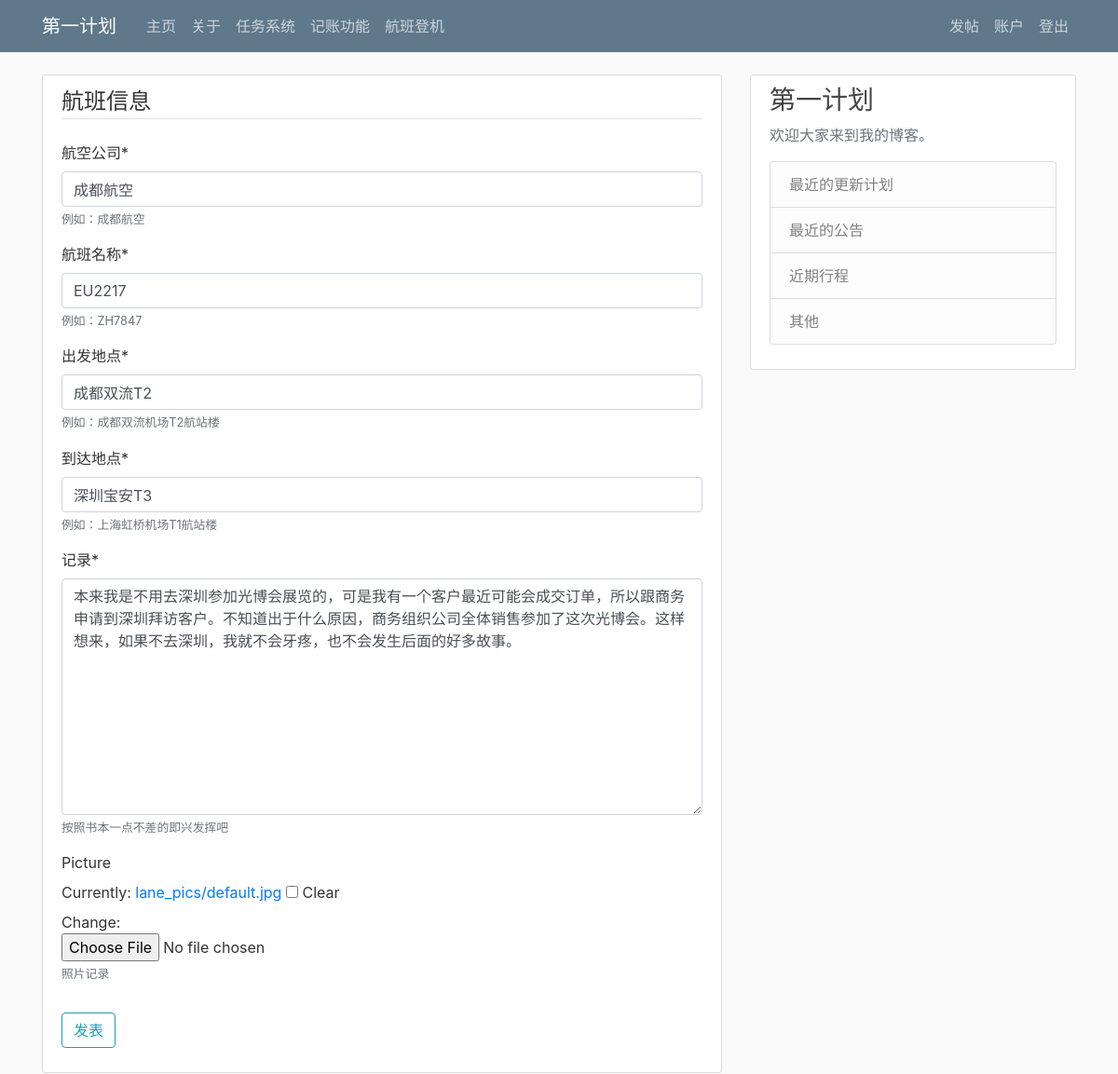
The app's page /flight/lane/34/update (signed in) with its own data.
### flight/models.py (models this page shows, shortened)
class Lane(models.Model):
    flight_name = models.CharField(max_length=20, verbose_name='航空公司', help_text='例如：成都航空')
    flight_num = models.CharField(max_length=10, verbose_name='航班名称', help_text='例如：ZH7847')
    flight_date = models.DateField(auto_now_add=True, verbose_name='航班日期')
    takeoff_time = models.DateTimeField(default=timezone.now, verbose_name='起飞时间')
    arrive_time = models.DateTimeField(default=timezone.now, verbose_name='到达时间')
    provenance = models.CharField(max_length=10, verbose_name='出发地点', help_text='例如：成都双流机场T2航站楼')
    destination = models.CharField(max_length=10, verbose_name='到达地点', help_text='例如：上海虹桥机场T1航站楼')
    note = models.TextField(max_length=1000, verbose_name='记录', help_text='按照书本一点不差的即兴发挥吧')
    author = models.ForeignKey(User, on_delete=models.CASCADE, verbose_name='作者')
    picture = models.ImageField(default='lane_pics/default.jpg',
                                upload_to='lane_pics',
                                blank=True,
                                help_text='照片记录')

### flight/views.py (the view, shortened to what this page needs)
# urls.py: path('lane/<int:pk>/update', LaneUpdateView.as_view(), name = "lane-update"),
class LaneUpdateView(LoginRequiredMixin, UserPassesTestMixin, UpdateView):
    model = Lane
    fields = ['flight_name', 'flight_num', 'provenance', 'destination', 'note', 'picture']
    def test_func(self):
        lane = self.get_object()
        if self.request.user == lane.author:
            return True
        return False

### flight/templates/flight/lane_form.html (shortened to what this page needs)
{% extends "blog/base.html" %}
{% load crispy_forms_tags %}
{% block content %}
  <div class="content-section">
    <form method="post" enctype="multipart/form-data">
      <fieldset class="form-group">
        <legend class="border-bottom mb-4">航班信息</legend>
        {{ form|crispy }}
      </fieldset>
      <div class="form-group">
        <button class="btn btn-outline-info" type="submit">发表</button>
      </div>
    </form>
  </div>
{% endblock content %}

### blog/static/blog/main.css (style rules this page uses)
body { background: #fafafa; color: #333333; margin-top: 5rem; }
.content-section { background: #ffffff; padding: 10px 20px; border: 1px solid #dddddd; border-radius: 3px; margin-bottom: 20px; }

### records on screen
Lane: flight_name "成都航空", flight_num "EU2217", provenance "成都双流T2", destination "深圳宝安T3", note "本来我是不用去深圳参加光博会展览的，可是我有一个客户最近可能会成交订单，所以跟商务申请到深圳拜访客户。不知道出于什么原因，商务组织公司全体销售参加了这次光博会。这样想来，如果不去深圳，我就不会牙疼，也不会发生后面的好多故事。"
